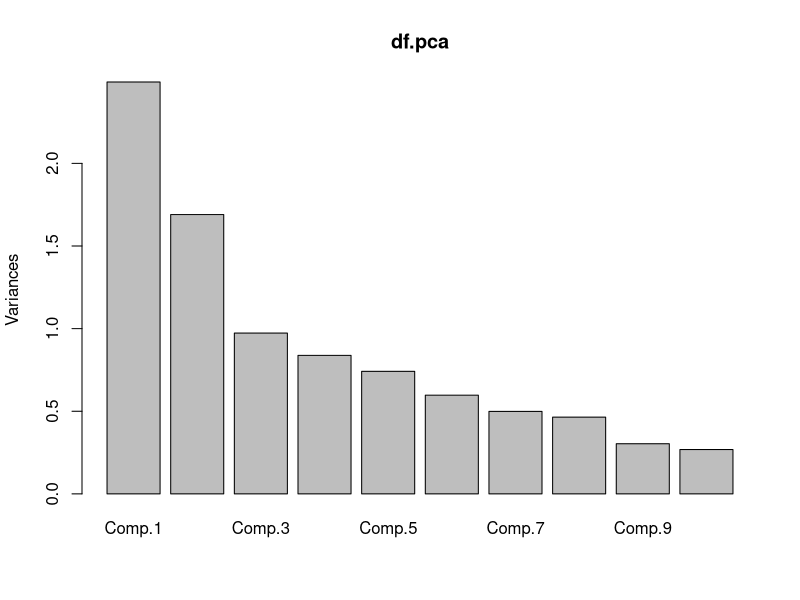
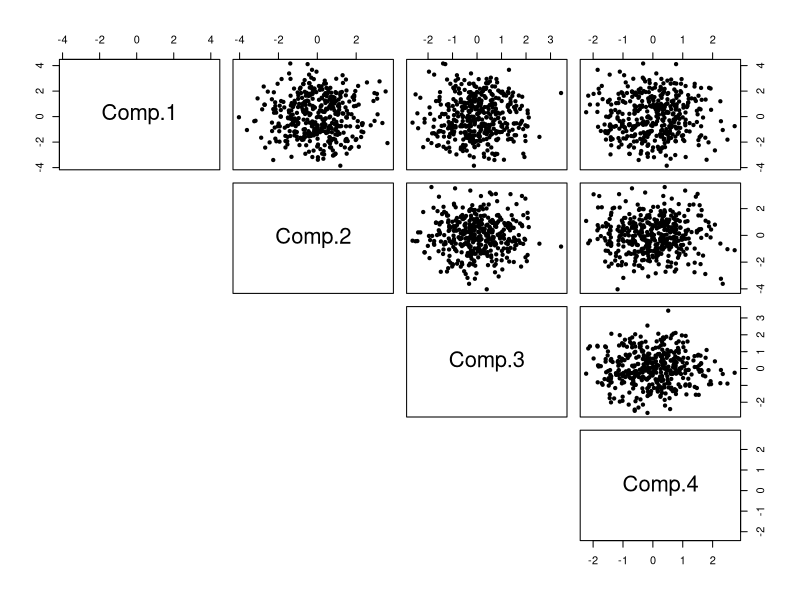
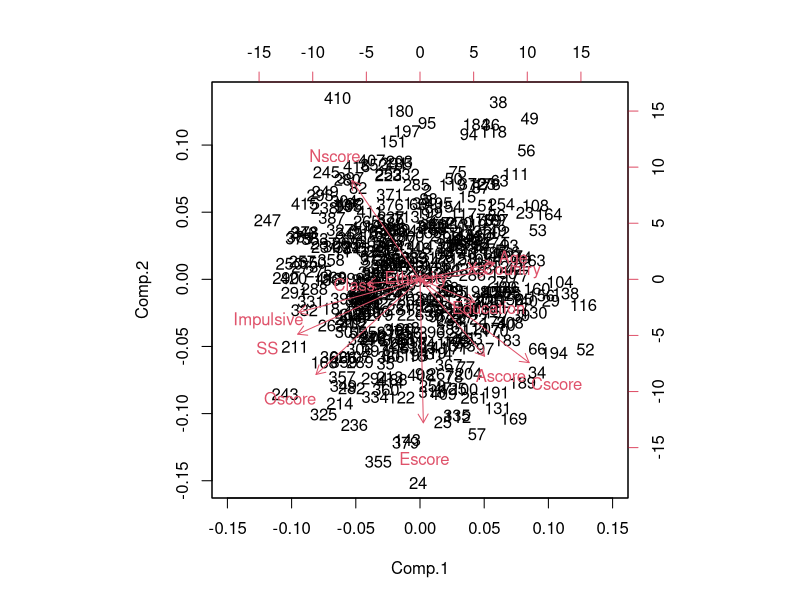
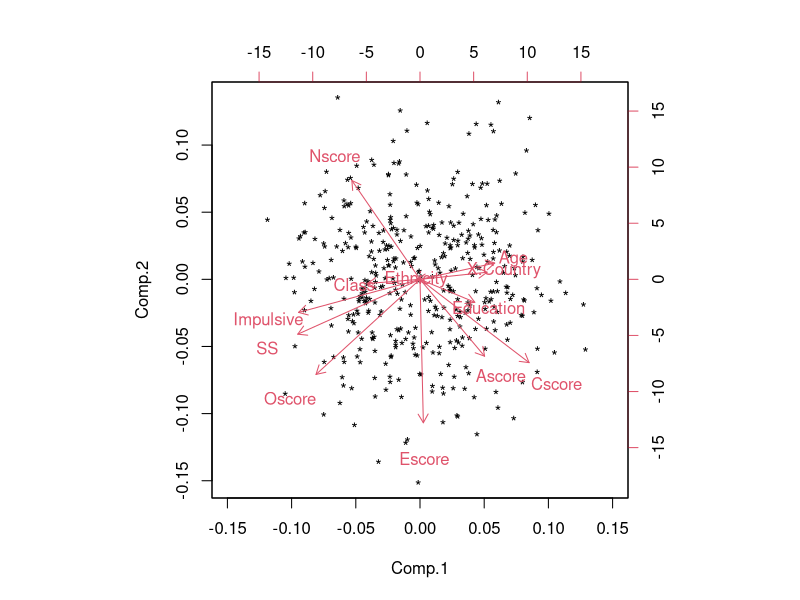
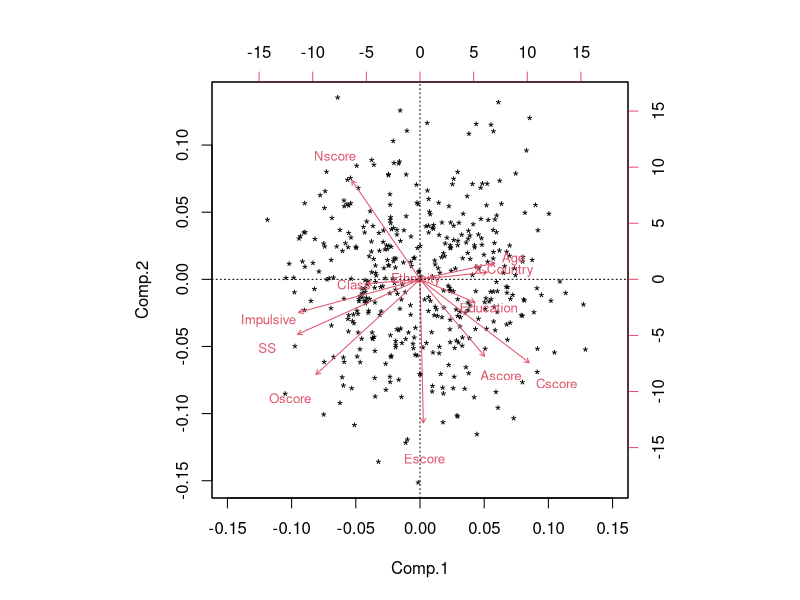

R code for these plots, in order:

#lets explore the potential for dimension reduction

train <- read.csv("data/patient-data-train.csv") #read train data

#firstly, we can perform some basic variable selection
head(train, 5) #variable X can be dropped
df <- train[,c(2:13)] #create a new data frame to work with (X is dropped)
summary(df) #summary statistics

#Principal Component Analysis (PCA) is a technique for continuous data 
#that takes p different linear combinations of the p original variables 
#to create p new variables, called components. 
#These components are constructed to be uncorrelated with one another.

#We then select the number of components that describe the data best. 
#The golden rule when using PCA to reduce dimensionality is:
#Variation = Information

#Our goal, therefore, is to reduce the dimensionality of the data 
#while still retaining most of the information contained in the original data.


#From EDA we saw moderate to strong correlation between some variables.
#This suggest that some dimension reduction might be possible.
#We also saw that variances are reasonably similar across all variables.
#Therefore we will proceed with PCA using the covariance matrix.
#If high variances show high differences, 
#we use the correlation matrix to standardize the data.

df.pca <- princomp(df, cor = F)
df.pca #Since we had 13 variables to start with, we get 13 components. 
#There are three methods we wish to use to decide on how many components to retain.


#### Method 1: Proportion of variance ####

#Let’s say we wanted to decide on this based on proportion of variance and we wanted to have at least 90% of the original variability explained. 
#We need to see the cumulative proportions of variance for all the components:
summary(df.pca)
#We can see here that if we wanted at least 90%, the smallest number of components that will give us at least 90% is 8 (as 7 only explain around 87%).


#### Method 2: Cattell's Method ####

#To use this method, we need to 
#produce a scree plot of the proportion of variance versus component number. 
#What we are looking for in the plot is a bend, where the rate of decrease suddenly reduces. 
#The component number at the bend is the number we look to retain. 

#This method uses plot assessment, and it is quite subjective and not unusual for different people to see different answers. 

plot(df.pca) #there are a couple of different transitions that we could say
#represent a change in rate of decrease: 
#between components 3 and 4, or 6 and 7, or 8 and 9.
#If we wanted to really reduce the dimensionality we could argue the first one 
#and retain only 3 components.


#### Method 3: Kaiser's Method ####

#To use this method, we need to 
#find the average eigenvalue to discover which set of components
#have variation above it that we will retain. 

sd.pca <- df.pca$sdev #Extract the component standard deviations
#to find the average variance, take the mean after squaring them
ave.var <- mean(sd.pca^2) 
ave.var #0.752

#To which components that have higher than average variance (TRUE)
sd.pca^2 > ave.var #We would retain the first 3 PCs.


#### Loadings ####

#Lets stick with Kaiser's method (keep first 4 components).

#Lets see if there is any interpretation that can be attached to the loadings 
#of the PCA for our patient data. 
#To do that, we extract the loadings (or rotation) matrix from the fitted object.
df.pca$loadings[, 1:4]

#Interpreting these can be something of an art. 
#We look at each column in turn, look for variables with reasonably large positive values, 
#group them together and then look for variables with reasonably large negative values and group them together. 
#The PC is interpreted as being the contrast between these groups of variables. 
#If all variables of reasonable size loading have the same sign 
#then that PC is interpreted as the (weighted) average or overall score of these variables.
#Βlanks indicate zeros, i.e. variables with no weight in that particular component. 

#For Component 1,  We can see that there are two sets of variables with reasonable size weights here, 
#ones with pluses and ones with minuses so, 
#we would interpret this component as the difference between 
#the average of Age, Education, Country, Ascore, and Cscore
#and the average of Nscore, Oscore, Impulsive, SS, and Class
#We can do the same with all other components that we have decided to retain.

#We are usually interested in examining what the data look like in the new reduced space.
#The scores for the PCs on the original data are automatically produced by princomp. 
#So we can look at the pairs plot of the PCs we decided to retain.
scores.train <- df.pca$scores[, 1:4]
pairs(scores.train, pch = 20, lower.panel = NULL)

#In the new space our data look like a cloud of points that no longer 
#follow a line but just look like a random scatter of points centered at
#the origin (0,0) in the new space. PCs are uncorrelated (scattered points don't concentrate along the diagonals)
#For the most part, it Looks like the data describe a single homogeneous population.
#There may also be a few of outliers. 
#We could iterate this process by removing the outliers from the data and running PCA again. 
#Often PCA is an iterative process, rather than a one and done kind of deal.


#### Biplots ####

#Unlike regular plots with one axis pair, biplots have two sets. 

#The first set (usually the left-most and bottom vertical and horizontal axes) 
#shows principal component (PC) scores for subjects.
#The second set (usually the right most and top vertical and horizontal axes) 
#displays variable loadings on PCs. 
#These are visualized by arrows originating from the plot center, 
#with lengths proportional to the variable's weight on each PC.

biplot(df.pca, xlim = c(-0.15, 0.15)) #biplot
#We see no clear evidence of outliers in this representation. 

#By default, biplot has used the rownames of the dataset as labels for the points. 
#This makes the plot a bit cluttered so we’ll take this information out using the xlabs argument.
biplot(df.pca, xlim = c(-0.15, 0.15), xlabs = rep("*", nrow(train)), choices = c(1, 2))


#library(devtools)
#install_github("vqv/ggbiplot")
#library(ggbiplot)
#ggbiplot(df.pca, choices = 1:2, circle = T)

biplot(df.pca,xlabs = rep("*", nrow(train)), xlim= c(-0.15, 0.15),
       cex = c(1, 0.8), arrow.len = 0.05)
abline(v = 0, lty = 3); abline(h = 0, lty = 3)


# Key points about interpreting biplots:

  
  "# 1. Vector Length and Variation:
  * The **length** of a variable's vector on the biplot reflects the **relative variation** 
  of that variable explained by the principal components. 
  * Longer vectors indicate the variable contributes more to the variation captured 
  in the PCs.

  # 2. Vector Angle and Variable Relationship:
  * The **angle** between two variable vectors tells us about their **relationship**.
  * Close to **0 degrees** (vectors pointing in the same direction) indicates a **strong positive correlation**. 
  * Close to **90 degrees** (vectors perpendicular) suggests **no correlation**.
  * Close to **180 degrees** (vectors pointing in opposite directions) indicates a **strong negative correlation**.

  # 3. Vector Position and Influence on PC:
  * The position and **length** of a variable vector relative to a PC axis reflects its **influence** 
  on that particular PC.
  * Longer vectors pointing towards a PC axis have a **greater influence** on that PC.

  # Reminder about cosine values and correlation strength:
  * Cosine of the angle (denoted as cos(angle)) helps quantify the correlation strength.
  * cos(0°) = 1: Strongly positive correlation (closer vectors, stronger positive correlation)
  * cos(90°) = 0: No correlation (vectors close to perpendicular)
  * cos(180°) = -1: Strongly negative correlation (vectors in opposite directions, stronger negative correlation)"
  
